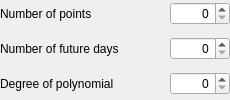
            <widget class="QWidget" name="apnPoints" native="true">
             <property name="sizePolicy">
              <sizepolicy hsizetype="Preferred" vsizetype="Preferred">
               <horstretch>0</horstretch>
               <verstretch>0</verstretch>
              </sizepolicy>
             </property>
             <property name="layoutDirection">
              <enum>Qt::LeftToRight</enum>
             </property>
             <layout class="QGridLayout" name="gridLayout_6">
              <property name="leftMargin">
               <number>0</number>
              </property>
              <property name="topMargin">
               <number>0</number>
              </property>
              <property name="rightMargin">
               <number>0</number>
              </property>
              <property name="bottomMargin">
               <number>0</number>
              </property>
              <property name="horizontalSpacing">
               <number>8</number>
              </property>
              <property name="verticalSpacing">
               <number>10</number>
              </property>
              <item row="2" column="0" colspan="2">
               <widget class="QLabel" name="apnDaysCountLabel">
                <property name="minimumSize">
                 <size>
                  <width>154</width>
                  <height>0</height>
                 </size>
                </property>
                <property name="maximumSize">
                 <size>
                  <width>154</width>
                  <height>16777215</height>
                 </size>
                </property>
                <property name="text">
                 <string>Number of future days</string>
                </property>
               </widget>
              </item>
              <item row="2" column="2">
               <widget class="QSpinBox" name="apnDaysCountSpinBox">
                <property name="minimumSize">
                 <size>
                  <width>60</width>
                  <height>0</height>
                 </size>
                </property>
                <property name="maximumSize">
                 <size>
                  <width>60</width>
                  <height>16777215</height>
                 </size>
                </property>
                <property name="layoutDirection">
                 <enum>Qt::LeftToRight</enum>
                </property>
                <property name="alignment">
                 <set>Qt::AlignRight|Qt::AlignTrailing|Qt::AlignVCenter</set>
                </property>
                <property name="maximum">
                 <number>100</number>
                </property>
               </widget>
              </item>
              <item row="1" column="2">
               <widget class="QSpinBox" name="apnPointsCountSpinBox">
                <property name="minimumSize">
                 <size>
                  <width>60</width>
                  <height>0</height>
                 </size>
                </property>
                <property name="maximumSize">
                 <size>
                  <width>60</width>
                  <height>16777215</height>
                 </size>
                </property>
                <property name="layoutDirection">
                 <enum>Qt::LeftToRight</enum>
                </property>
                <property name="alignment">
                 <set>Qt::AlignRight|Qt::AlignTrailing|Qt::AlignVCenter</set>
                </property>
                <property name="maximum">
                 <number>1000</number>
                </property>
               </widget>
              </item>
              <item row="3" column="2">
               <widget class="QSpinBox" name="apnPolyDegreeSpinBox">
                <property name="sizePolicy">
                 <sizepolicy hsizetype="Minimum" vsizetype="Fixed">
                  <horstretch>0</horstretch>
                  <verstretch>0</verstretch>
                 </sizepolicy>
                </property>
                <property name="minimumSize">
                 <size>
                  <width>60</width>
                  <height>0</height>
                 </size>
                </property>
                <property name="maximumSize">
                 <size>
                  <width>60</width>
                  <height>16777215</height>
                 </size>
                </property>
                <property name="layoutDirection">
                 <enum>Qt::LeftToRight</enum>
                </property>
                <property name="alignment">
                 <set>Qt::AlignRight|Qt::AlignTrailing|Qt::AlignVCenter</set>
                </property>
                <property name="maximum">
                 <number>15</number>
                </property>
               </widget>
              </item>
              <item row="3" column="0">
               <widget class="QLabel" name="apnPolyDegreeLabel">
                <property name="minimumSize">
                 <size>
                  <width>154</width>
                  <height>0</height>
                 </size>
                </property>
                <property name="maximumSize">
                 <size>
                  <width>154</width>
                  <height>16777215</height>
                 </size>
                </property>
                <property name="text">
                 <string>Degree of polynomial</string>
                </property>
               </widget>
              </item>
              <item row="1" column="0">
               <widget class="QLabel" name="apnPointsCountLabel">
                <property name="minimumSize">
                 <size>
                  <width>154</width>
                  <height>0</height>
                 </size>
                </property>
                <property name="maximumSize">
                 <size>
                  <width>154</width>
                  <height>16777215</height>
                 </size>
                </property>
                <property name="text">
                 <string>Number of points</string>
                </property>
               </widget>
              </item>
             </layout>
            </widget>
